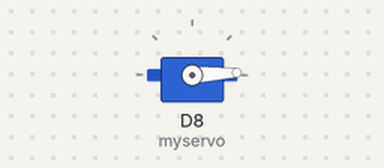
A sketch run on a simulated ESP8266 (NodeMCU). Parts: servo. What the sketch prints to the serial monitor is not drawn.

Above: at 0.05 s.
At 1.3 s:
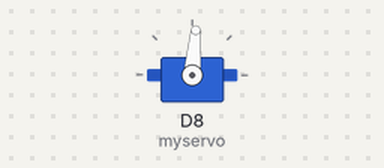
At 2.6 s:
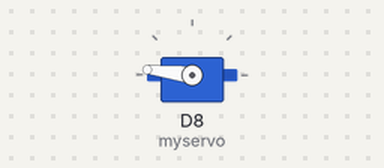
At 5.2 s:
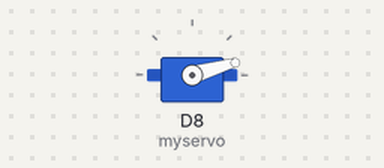
Timing chart, 0 to 7.1 s (numbered marks = the images above):
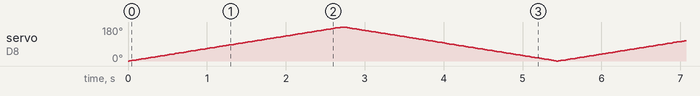

The sketch:

servo.ino
```cpp
#include <Servo.h>

Servo myservo;

void setup() {
  myservo.attach(D8);
  Serial.begin(9600);
}

void loop() {
  for (int i = 0; i <= 180; i++) {
    myservo.write(i);
    Serial.println(i);
    delay(15);
  }
  for (int i = 180; i >= 0; i--) {
    myservo.write(i);
    Serial.println(i);
    delay(15);
  }
}
```
